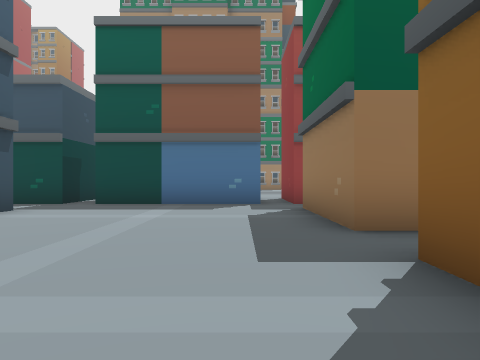
View 1 (above)

24 first-person views from a walk through a 3-D level made in the Godot game engine. The camera is 1.3 m above the floor, looks level and sees 70° across. The floor is counted in squares, 2.25 m on a side. Each view is taken from the middle of a square. On the plan, view 1 faces up. The plan holds only what a view shows up to about 10 squares ahead; the rest is blank. The place goes on beyond the plan.

View 2
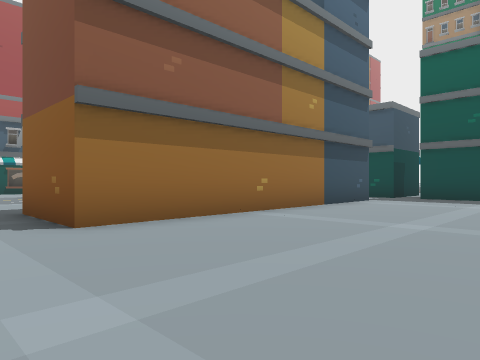

View 3
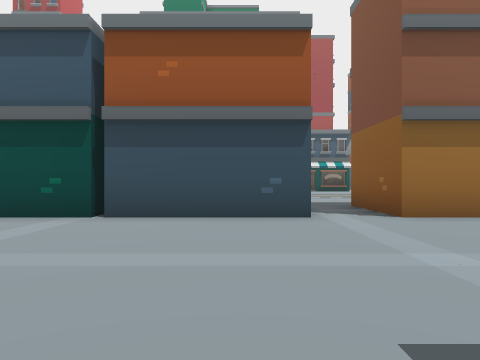

View 4
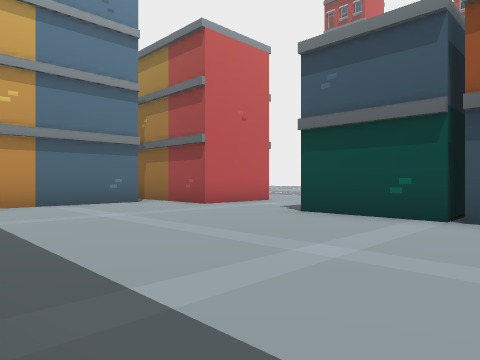

View 5
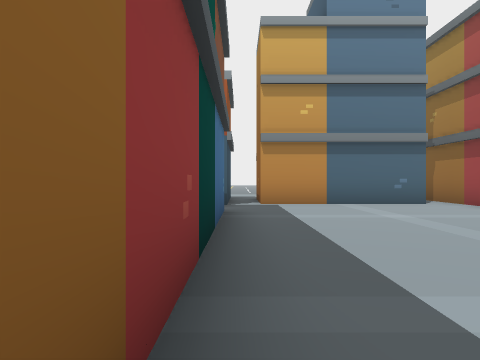

View 6
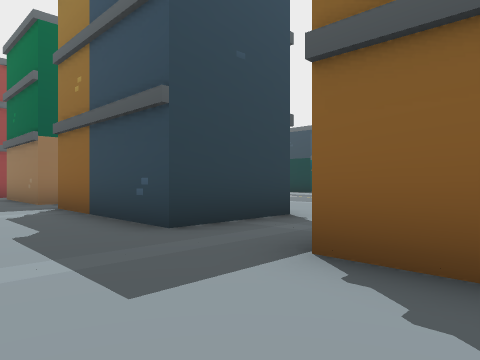

View 7
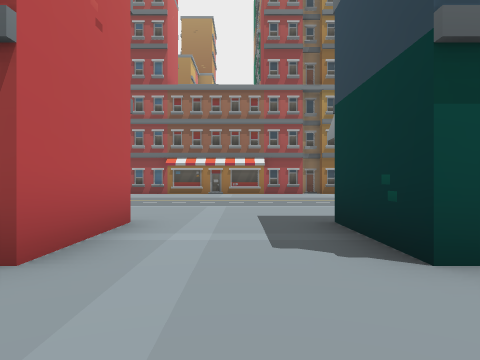

View 8
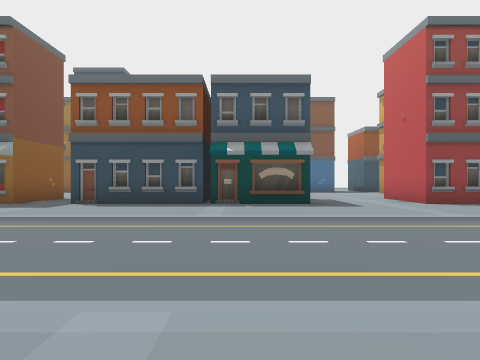

View 9
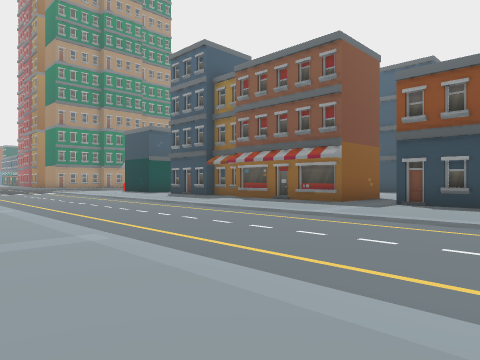

View 10
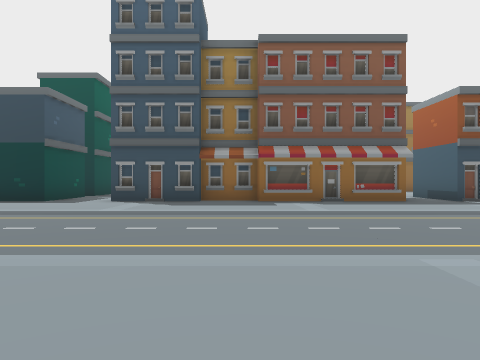

View 11
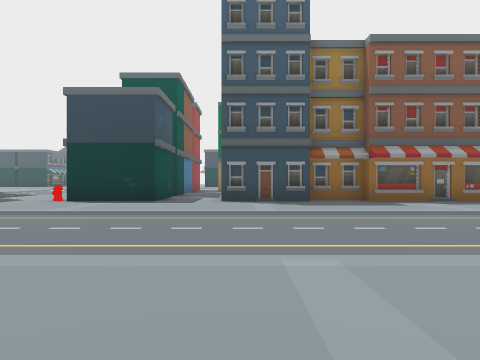

View 12
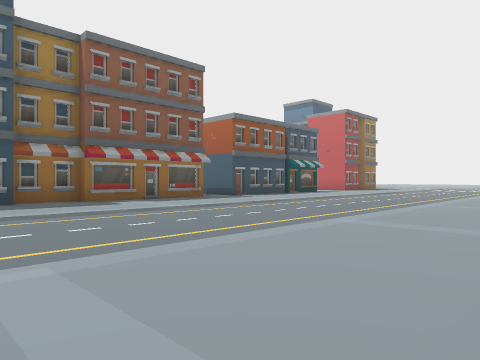

View 13
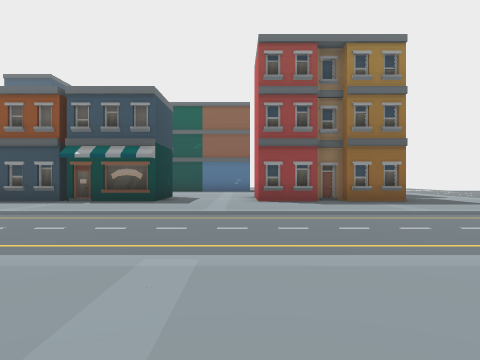

View 14
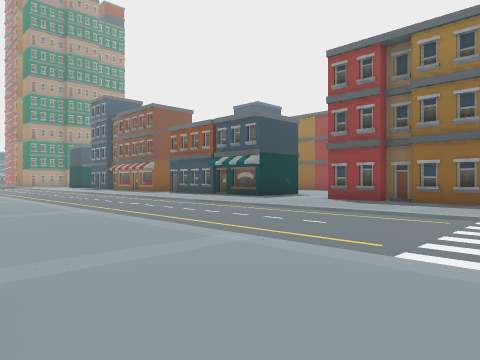

View 15
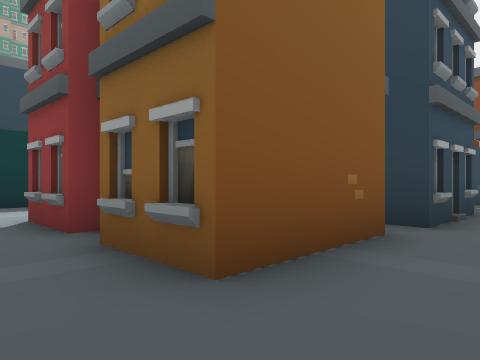

View 16
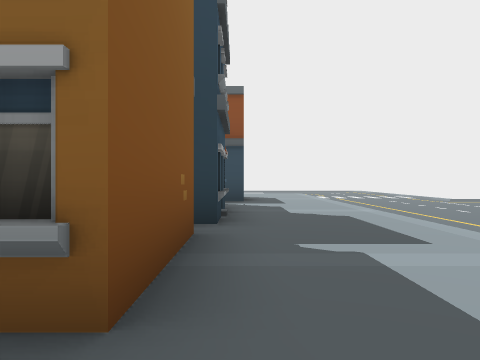

View 17
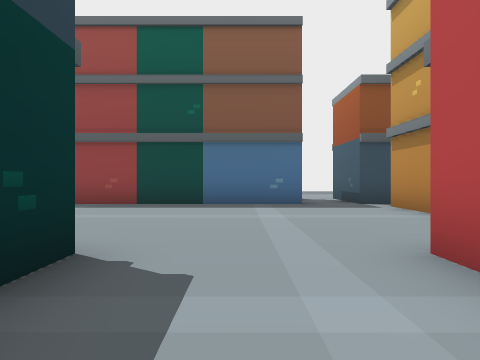

View 18
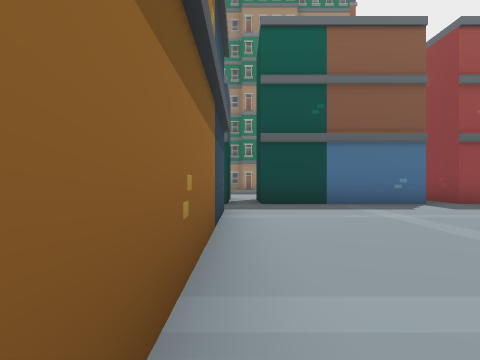

View 19
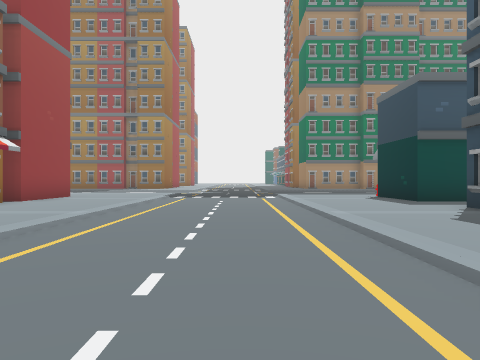

View 20
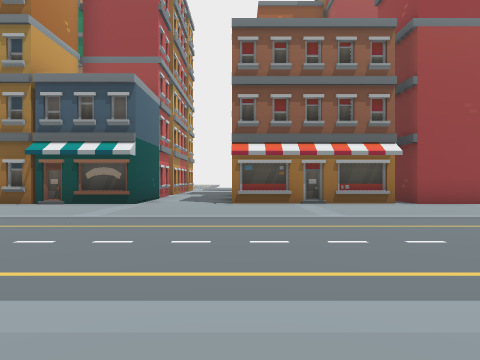

View 21
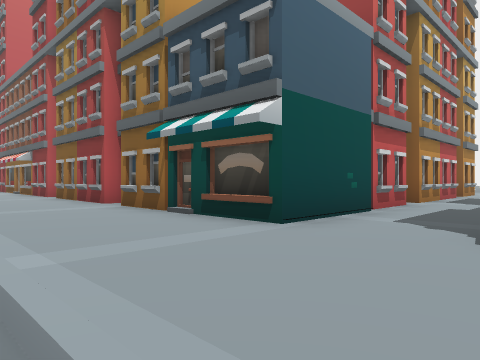

View 22
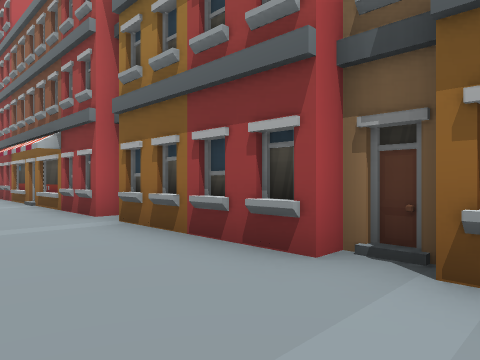

View 23
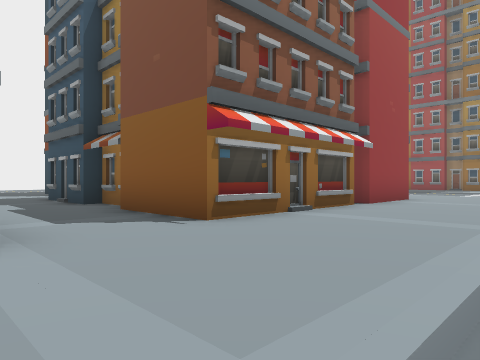

View 24
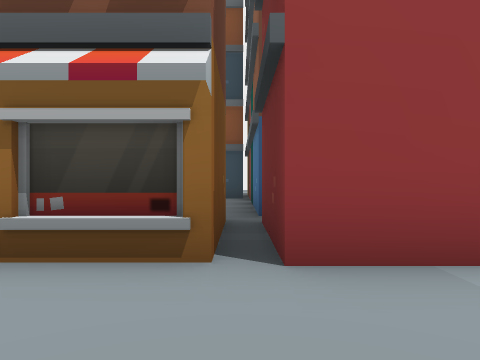

### Floor plan
Points are (right, up) in squares from view 1. A wall is a line through its corners. A room is listed if a view was taken in it or the views show most of it. See-through windows are left out.
Room 1 (views 1, 2, 3, 4, 5, 6, 7, 8, 9, 10, 11, 12, 13, 14, 15, 16, 17, 18, 19, 20, 21, 22, 23, 24)
walls: (-4.3, -2.9) (-4.3, -6.1); (-5, -6.1) (-6.7, -6.1) (-6.7, -2.9) (-6, -2.9); (-5.2, -6.3) (-4.3, -6.3) (-4.3, -8.7) (-6.7, -8.7) (-6.7, -6.3); (-6.7, 4) (-6.7, 6.5); (-16.3, -3.4) (-16.3, -6.6); (-16.7, -2.8) (-16.7, -3.4) (-16.1, -3.4); (-16.3, -7.4) (-16.3, -9.2); (-16.3, 1.5) (-16.3, -2.6); (-16.6, -7.4) (-16.1, -7.4); (-4.3, 6.5) (-4.3, -1.5) (-6.7, -1.5) (-6.7, 2.5) (-6.3, 2.5) (-6.3, 4.1); (-16.3, -9.5) (-16.3, -11.7); (-3.6, -13.3) (0.5, -13.3); (-18.6, 1.5) (-16.1, 1.5); (-16.5, 5.2) (-16.5, 3.8) (-18.9, 3.8); (3.8, -1.5) (1.3, -1.5) (1.3, 2.5); (-16.3, 5.6) (-16.3, 3.8); (2.1, 3.8) (1.3, 3.8) (1.3, 7.1); (-16.3, -12.1) (-16.3, -13.2); (-16.5, 6.1) (-16.5, 5.5); (-6.7, -15.5) (-6.7, -13.9) (-6.3, -13.9) (-6.3, -13.1) (-6.7, -13.1) (-6.7, -11.5) (-4.3, -11.5) (-4.3, -13.4); (1.3, -11.5) (1.3, -3.5); (-20.5, 1.5) (-18.9, 1.5); (-19.4, 4.2) (-20.5, 4.2); (-4.3, 10) (-4.3, 8.3) (-6.7, 8.3) (-6.7, 10.5); (1.3, -12.9) (3, -12.9); (-16.3, 7.8) (-16.3, 6); (0.5, 8.3) (-3.5, 8.3) (-3.5, 10); (-20.5, 3.8) (-22.9, 3.8); (1.9, 8.3) (1.3, 8.3) (1.3, 9.9); (-18.6, 7.8) (-16.5, 7.8) (-16.5, 6.4); (-16.3, 10.5) (-16.3, 8.3) (-18.8, 8.3); (-23.5, 1.5) (-21.2, 1.5)
low walls: (-16.1, -3.4) (-16.1, -6.5); (-16.1, -1.5) (-16.1, -2.5); (-16.1, -7.4) (-16.1, -10.5); (-16.1, 1.5) (-16.1, 0)
ways out: opening at (-17.5, 8); opening at (-5.5, -16.5); opening at (-4, -14.5); opening at (1, -14.5); opening at (2.5, -12); opening at (2.5, -2.5); opening at (2.5, 3)

Where each view was taken, in squares from view 1:
view 1: 0 up, 0 right, facing up
view 2: 3 down, 0 right, facing up-left
view 3: 4 down, 1 right, facing left
view 4: 5 down, 1 right, facing down-left
view 5: 5 down, 1 right, facing down
view 6: 5 down, 1 left, facing up-right
view 7: 10 down, 2 left, facing left
view 8: 7 down, 15 left, facing right
view 9: 6 down, 15 left, facing up-right
view 10: 3 up, 16 left, facing right
view 11: 6 up, 16 left, facing right
view 12: 6 up, 16 left, facing down-right
view 13: 11 down, 16 left, facing right
view 14: 17 down, 16 left, facing up-right
view 15: 17 down, 8 left, facing up-right
view 16: 16 down, 8 left, facing right
view 17: 10 down, 7 left, facing right
view 18: 0 up, 4 left, facing up
view 19: 0 up, 11 left, facing up
view 20: 4 up, 8 left, facing left
view 21: 4 up, 13 left, facing down-left
view 22: 2 down, 14 left, facing down-left
view 23: 1 up, 13 left, facing up-left
view 24: 8 up, 14 left, facing left
